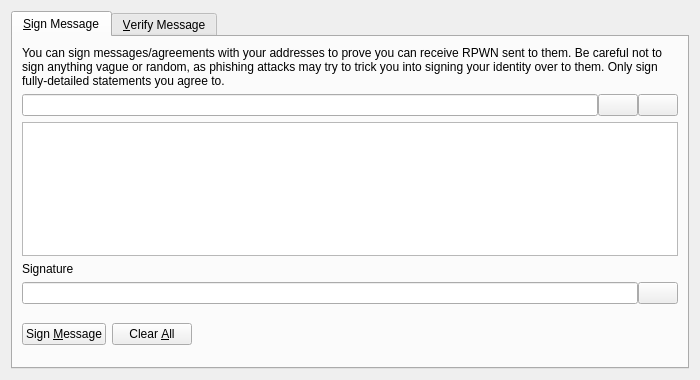
<?xml version="1.0" encoding="UTF-8"?>
<ui version="4.0">
 <class>SignVerifyMessageDialog</class>
 <widget class="QDialog" name="SignVerifyMessageDialog">
  <property name="geometry">
   <rect>
    <x>0</x>
    <y>0</y>
    <width>700</width>
    <height>380</height>
   </rect>
  </property>
  <property name="windowTitle">
   <string>Signatures - Sign / Verify a Message</string>
  </property>
  <property name="modal">
   <bool>true</bool>
  </property>
  <layout class="QVBoxLayout" name="verticalLayout">
   <item>
    <widget class="QTabWidget" name="tabWidget">
     <property name="currentIndex">
      <number>0</number>
     </property>
     <widget class="QWidget" name="tabSignMessage">
      <attribute name="title">
       <string>&amp;Sign Message</string>
      </attribute>
      <layout class="QVBoxLayout" name="verticalLayout_SM">
       <item>
        <widget class="QLabel" name="infoLabel_SM">
         <property name="text">
          <string>You can sign messages/agreements with your addresses to prove you can receive RPWN sent to them. Be careful not to sign anything vague or random, as phishing attacks may try to trick you into signing your identity over to them. Only sign fully-detailed statements you agree to.</string>
         </property>
         <property name="textFormat">
          <enum>Qt::PlainText</enum>
         </property>
         <property name="wordWrap">
          <bool>true</bool>
         </property>
        </widget>
       </item>
       <item>
        <layout class="QHBoxLayout" name="horizontalLayout_1_SM">
         <property name="spacing">
          <number>0</number>
         </property>
         <item>
          <widget class="QValidatedLineEdit" name="addressIn_SM">
           <property name="toolTip">
            <string>The RPWN address to sign the message with</string>
           </property>
          </widget>
         </item>
         <item>
          <widget class="QPushButton" name="addressBookButton_SM">
           <property name="toolTip">
            <string>Choose previously used address</string>
           </property>
           <property name="text">
            <string/>
           </property>
           <property name="shortcut">
            <string>Alt+A</string>
           </property>
           <property name="autoDefault">
            <bool>false</bool>
           </property>
          </widget>
         </item>
         <item>
          <widget class="QPushButton" name="pasteButton_SM">
           <property name="toolTip">
            <string>Paste address from clipboard</string>
           </property>
           <property name="text">
            <string/>
           </property>
           <property name="shortcut">
            <string>Alt+P</string>
           </property>
           <property name="autoDefault">
            <bool>false</bool>
           </property>
          </widget>
         </item>
        </layout>
       </item>
       <item>
        <widget class="QPlainTextEdit" name="messageIn_SM">
         <property name="toolTip">
          <string>Enter the message you want to sign here</string>
         </property>
        </widget>
       </item>
       <item>
        <widget class="QLabel" name="signatureLabel_SM">
         <property name="text">
          <string>Signature</string>
         </property>
         <property name="textFormat">
          <enum>Qt::PlainText</enum>
         </property>
        </widget>
       </item>
       <item>
        <layout class="QHBoxLayout" name="horizontalLayout_2_SM">
         <property name="spacing">
          <number>0</number>
         </property>
         <item>
          <widget class="QLineEdit" name="signatureOut_SM">
           <property name="font">
            <font>
             <italic>true</italic>
            </font>
           </property>
           <property name="readOnly">
            <bool>true</bool>
           </property>
          </widget>
         </item>
         <item>
          <widget class="QPushButton" name="copySignatureButton_SM">
           <property name="toolTip">
            <string>Copy the current signature to the system clipboard</string>
           </property>
           <property name="text">
            <string/>
           </property>
           <property name="autoDefault">
            <bool>false</bool>
           </property>
          </widget>
         </item>
        </layout>
       </item>
       <item>
        <layout class="QHBoxLayout" name="horizontalLayout_3_SM">
         <item>
          <widget class="QPushButton" name="signMessageButton_SM">
           <property name="toolTip">
            <string>Sign the message to prove you own this RPWN address</string>
           </property>
           <property name="text">
            <string>Sign &amp;Message</string>
           </property>
           <property name="autoDefault">
            <bool>false</bool>
           </property>
          </widget>
         </item>
         <item>
          <widget class="QPushButton" name="clearButton_SM">
           <property name="toolTip">
            <string>Reset all sign message fields</string>
           </property>
           <property name="text">
            <string>Clear &amp;All</string>
           </property>
           <property name="autoDefault">
            <bool>false</bool>
           </property>
          </widget>
         </item>
         <item>
          <spacer name="horizontalSpacer_1_SM">
           <property name="orientation">
            <enum>Qt::Horizontal</enum>
           </property>
           <property name="sizeHint" stdset="0">
            <size>
             <width>40</width>
             <height>48</height>
            </size>
           </property>
          </spacer>
         </item>
         <item>
          <widget class="QLabel" name="statusLabel_SM">
           <property name="font">
            <font>
             <weight>75</weight>
             <bold>true</bold>
            </font>
           </property>
           <property name="text">
            <string/>
           </property>
           <property name="wordWrap">
            <bool>true</bool>
           </property>
          </widget>
         </item>
         <item>
          <spacer name="horizontalSpacer_2_SM">
           <property name="orientation">
            <enum>Qt::Horizontal</enum>
           </property>
           <property name="sizeHint" stdset="0">
            <size>
             <width>40</width>
             <height>48</height>
            </size>
           </property>
          </spacer>
         </item>
        </layout>
       </item>
      </layout>
     </widget>
     <widget class="QWidget" name="tabVerifyMessage">
      <attribute name="title">
       <string>&amp;Verify Message</string>
      </attribute>
      <layout class="QVBoxLayout" name="verticalLayout_VM">
       <item>
        <widget class="QLabel" name="infoLabel_VM">
         <property name="text">
          <string>Enter the receiver's address, message (ensure you copy line breaks, spaces, tabs, etc. exactly) and signature below to verify the message. Be careful not to read more into the signature than what is in the signed message itself, to avoid being tricked by a man-in-the-middle attack. Note that this only proves the signing party receives with the address, it cannot prove sendership of any transaction!</string>
         </property>
         <property name="textFormat">
          <enum>Qt::PlainText</enum>
         </property>
         <property name="alignment">
          <set>Qt::AlignLeading|Qt::AlignLeft|Qt::AlignTop</set>
         </property>
         <property name="wordWrap">
          <bool>true</bool>
         </property>
        </widget>
       </item>
       <item>
        <layout class="QHBoxLayout" name="horizontalLayout_1_VM">
         <property name="spacing">
          <number>0</number>
         </property>
         <item>
          <widget class="QValidatedLineEdit" name="addressIn_VM">
           <property name="toolTip">
            <string>The RPWN address the message was signed with</string>
           </property>
          </widget>
         </item>
         <item>
          <widget class="QPushButton" name="addressBookButton_VM">
           <property name="toolTip">
            <string>Choose previously used address</string>
           </property>
           <property name="text">
            <string/>
           </property>
           <property name="shortcut">
            <string>Alt+A</string>
           </property>
           <property name="autoDefault">
            <bool>false</bool>
           </property>
          </widget>
         </item>
        </layout>
       </item>
       <item>
        <widget class="QPlainTextEdit" name="messageIn_VM"/>
       </item>
       <item>
        <widget class="QValidatedLineEdit" name="signatureIn_VM"/>
       </item>
       <item>
        <layout class="QHBoxLayout" name="horizontalLayout_2_VM">
         <item>
          <widget class="QPushButton" name="verifyMessageButton_VM">
           <property name="toolTip">
            <string>Verify the message to ensure it was signed with the specified RPWN address</string>
           </property>
           <property name="text">
            <string>Verify &amp;Message</string>
           </property>
           <property name="autoDefault">
            <bool>false</bool>
           </property>
          </widget>
         </item>
         <item>
          <widget class="QPushButton" name="clearButton_VM">
           <property name="toolTip">
            <string>Reset all verify message fields</string>
           </property>
           <property name="text">
            <string>Clear &amp;All</string>
           </property>
           <property name="autoDefault">
            <bool>false</bool>
           </property>
          </widget>
         </item>
         <item>
          <spacer name="horizontalSpacer_1_VM">
           <property name="orientation">
            <enum>Qt::Horizontal</enum>
           </property>
           <property name="sizeHint" stdset="0">
            <size>
             <width>40</width>
             <height>48</height>
            </size>
           </property>
          </spacer>
         </item>
         <item>
          <widget class="QLabel" name="statusLabel_VM">
           <property name="font">
            <font>
             <weight>75</weight>
             <bold>true</bold>
            </font>
           </property>
           <property name="text">
            <string/>
           </property>
           <property name="wordWrap">
            <bool>true</bool>
           </property>
          </widget>
         </item>
         <item>
          <spacer name="horizontalSpacer_2_VM">
           <property name="orientation">
            <enum>Qt::Horizontal</enum>
           </property>
           <property name="sizeHint" stdset="0">
            <size>
             <width>40</width>
             <height>48</height>
            </size>
           </property>
          </spacer>
         </item>
        </layout>
       </item>
      </layout>
     </widget>
    </widget>
   </item>
  </layout>
 </widget>
 <customwidgets>
  <customwidget>
   <class>QValidatedLineEdit</class>
   <extends>QLineEdit</extends>
   <header>qvalidatedlineedit.h</header>
  </customwidget>
 </customwidgets>
 <resources>
  <include location="../RPWN.qrc"/>
 </resources>
 <connections/>
</ui>
